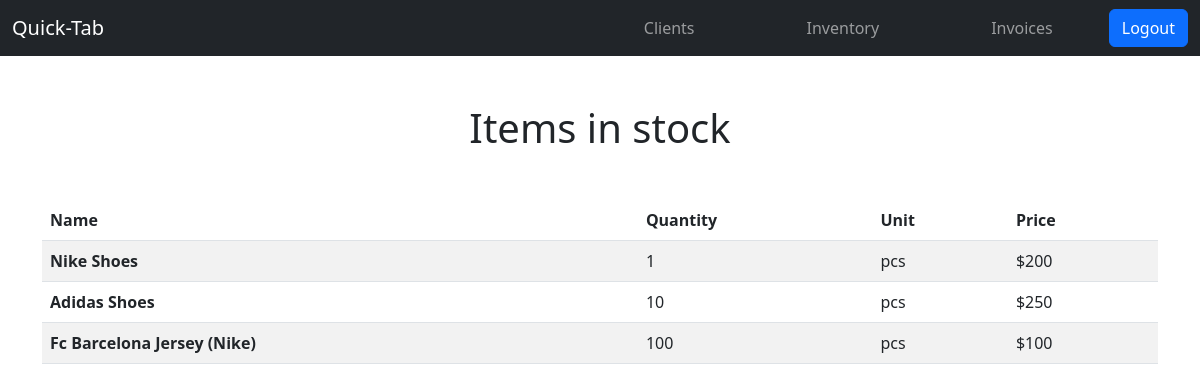
Screenshot of /inventory/ (signed in) with the database file from the repository.
### Invoice/models.py (models this page shows, shortened)
class Inventory(models.Model):
    UNITS = [
        ('ml','ml'),
        ('pcs','pcs'),
        ('ltr','ltr'),
        ('unit','unit'),
        ('kg','kg'),
        ('g','g'),
    ]
    name = models.CharField(max_length=250)
    unit = models.CharField(max_length =10 ,choices=UNITS, blank=True,null=True)
    quantity = models.IntegerField(default=0)
    price = models.CharField(max_length=20)
    users= models.ForeignKey(User,on_delete=models.CASCADE)

### Invoice/views.py (the view)
# urls.py: path('inventory/',views.inventory,name="inventory"),
def inventory(request):
    items = Inventory.objects.filter(users=request.user)
    return render(request,'Invoice/inventory.html',{'items':items})

### Invoice/templates/invoice/inventory.html
{% extends 'Invoice/base.html' %}
{% block content %}
<section class="container">
    <h1 class="text-center mt-5">Items in stock</h1>
    <table class="table table-striped table-hover mt-5 ">
        <thead>
          <tr>
            <th scope="col">Name</th>
            <th scope="col">Quantity</th>
            <th scope="col">Unit</th>
            <th scope="col">Price</th>
          </tr>
        </thead>
        <tbody>
            {% for item in items %}
          <tr>
            <th scope="row">{{item.name}}</th>
            <td>{{item.quantity}}</td>
            <td>{{ item.unit}}</td>
            <td>{{ item.price}}</td>
          </tr>
          {% endfor %}
        </tbody>
      </table>
</section>
{% endblock %}

### Invoice/templates/invoice/base.html (shortened to what this page needs)
<!DOCTYPE html>
<html lang="en">
<head>
    {% load static %}
    {% load crispy_forms_tags %}
    <link rel="stylesheet" href="	https://cdn.jsdelivr.net/npm/bootstrap@5.2.0-beta1/dist/css/bootstrap.min.css">
</head>
{% if user.is_authenticated %}
<nav class="navbar navbar-expand-lg bg-dark navbar-dark">
  <div class="container-fluid">
    <a class="navbar-brand" href="#">Quick-Tab</a>
    <div class="collapse navbar-collapse" id="navbarSupportedContent">
      <ul class="navbar-nav ms-auto mb-2 mb-lg-0">
        <li class="nav-item">
          <a class="nav-link mx-5" aria-current="page" href="{% url 'clients' %}">Clients</a>
        </li>
        <li class="nav-item mx-5">
          <a class="nav-link" href="{% url 'inventory' %}">Inventory</a>
        </li>
        <li class="nav-item mx-5">
          <a class="nav-link" href="{% url 'add_invoice' %}">Invoices</a>
        </li>
      </ul>
      <form class="d-flex" role="search" method="POST" action="{% url 'logoutuser' %}">
        <button class="btn btn-primary" type="submit">Logout</button>
      </form>
    </div>
  </div>
</nav>
{% block content %}
{% endblock %}
{% endif %}
</html>

### rows the page displays
Inventory: name "Nike Shoes", quantity "1", unit "pcs", price "$200"
Inventory: name "Adidas Shoes", quantity "10", unit "pcs", price "$250"
Inventory: name "Fc Barcelona Jersey (Nike)", quantity "100", unit "pcs", price "$100"
